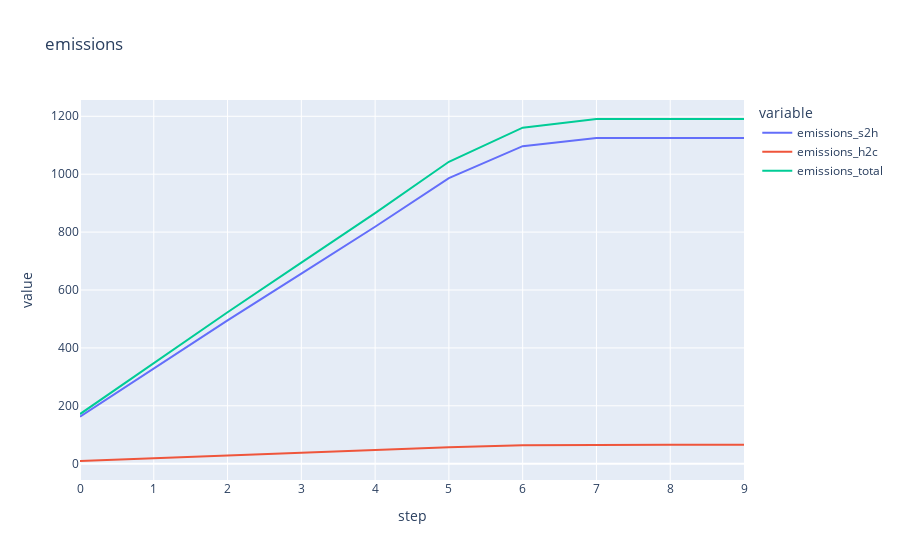

The code cell stored with this chart in its notebook:
### Code cell
%%time
parameters_dict = {}
for name in dropdowns.keys(): 
    parameters_dict[name] = dropdowns[name].value

for key, value in parameters_dict.items():
    if key in params_conversion:
        parameters_dict[key] = params_conversion[key][value]

# create and run model 
model = Model(parameters_dict)
for i in range(10): 
    model.step()

model.visualize()

### Figure 1 — Plotly figure (JSON) as saved in the notebook; plotly's stock layout.template omitted (floating-point values rounded to 4 significant figures)
{"data": [{"hovertemplate": "variable=emissions_s2h<br>step=%{x}<br>value=%{y}<extra></extra>", "legendgroup": "emissions_s2h", "line": {"color": "#636efa", "dash": "solid"}, "marker": {"symbol": "circle"}, "mode": "lines", "name": "emissions_s2h", "orientation": "v", "showlegend": true, "type": "scatter", "x": [0, 1, 2, 3, 4, 5, 6, 7, 8, 9], "xaxis": "x", "y": [162.1, 328.2, 494.9, 656.7, 818.4, 986.3, 1097.0, 1125.0, 1125.0, 1125.0], "yaxis": "y"}, {"hovertemplate": "variable=emissions_h2c<br>step=%{x}<br>value=%{y}<extra></extra>", "legendgroup": "emissions_h2c", "line": {"color": "#EF553B", "dash": "solid"}, "marker": {"symbol": "circle"}, "mode": "lines", "name": "emissions_h2c", "orientation": "v", "showlegend": true, "type": "scatter", "x": [0, 1, 2, 3, 4, 5, 6, 7, 8, 9], "xaxis": "x", "y": [9.367, 19.0, 28.36, 37.74, 47.25, 56.57, 63.78, 65.77, 65.85, 65.85], "yaxis": "y"}, {"hovertemplate": "variable=emissions_total<br>step=%{x}<br>value=%{y}<extra></extra>", "legendgroup": "emissions_total", "line": {"color": "#00cc96", "dash": "solid"}, "marker": {"symbol": "circle"}, "mode": "lines", "name": "emissions_total", "orientation": "v", "showlegend": true, "type": "scatter", "x": [0, 1, 2, 3, 4, 5, 6, 7, 8, 9], "xaxis": "x", "y": [171.5, 347.2, 523.3, 694.4, 865.6, 1043.0, 1161.0, 1190.0, 1191.0, 1191.0], "yaxis": "y"}], "layout": {"autosize": true, "legend": {"title": {"text": "variable"}, "tracegroupgap": 0}, "title": {"text": "emissions"}, "xaxis": {"anchor": "y", "autorange": true, "domain": [0, 1], "range": [0, 9], "title": {"text": "step"}, "type": "linear"}, "yaxis": {"anchor": "x", "autorange": true, "domain": [0, 1], "range": [-56.26, 1256.0], "title": {"text": "value"}, "type": "linear"}}}
